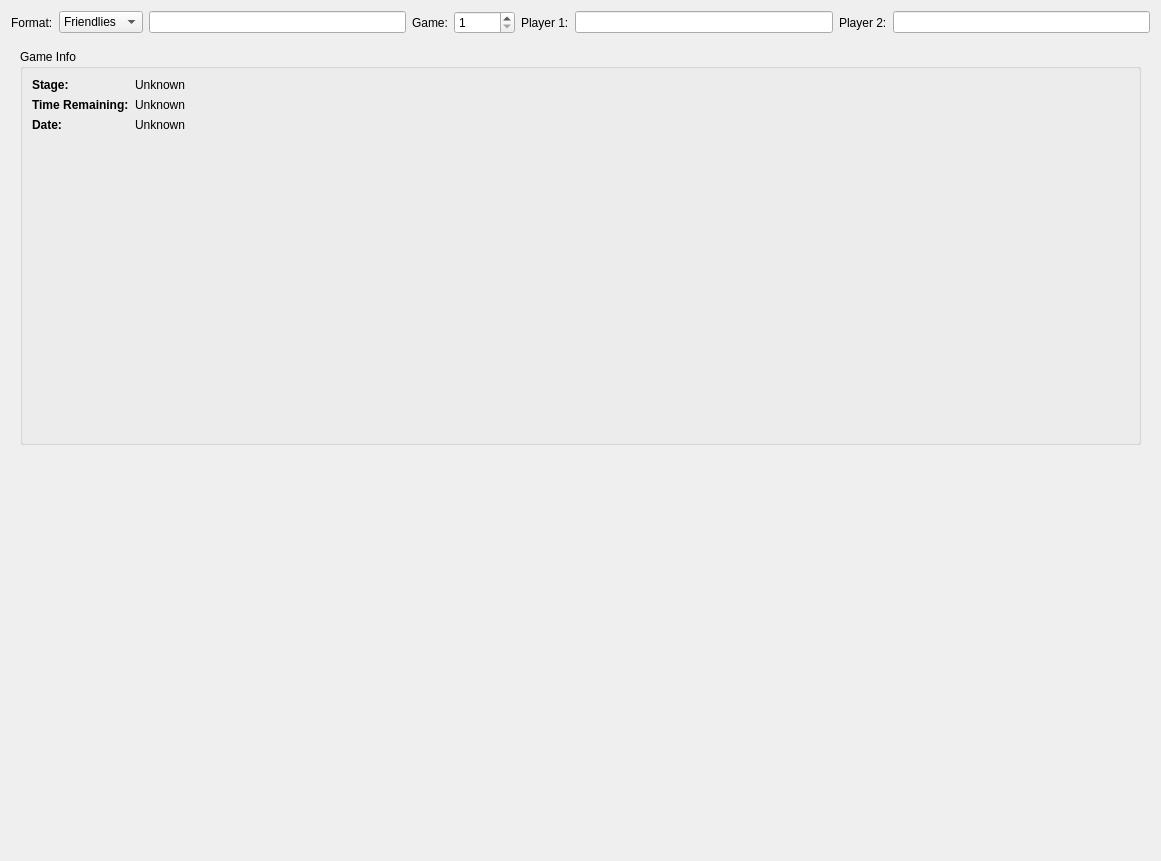
<?xml version="1.0" encoding="UTF-8"?>
<ui version="4.0">
 <class>ActiveGameSessionView</class>
 <widget class="QWidget" name="ActiveGameSessionView">
  <property name="geometry">
   <rect>
    <x>0</x>
    <y>0</y>
    <width>1161</width>
    <height>861</height>
   </rect>
  </property>
  <property name="windowTitle">
   <string>Form</string>
  </property>
  <layout class="QVBoxLayout" name="verticalLayout_2">
   <item>
    <layout class="QHBoxLayout" name="horizontalLayout">
     <item>
      <widget class="QLabel" name="label_6">
       <property name="text">
        <string>Format:</string>
       </property>
      </widget>
     </item>
     <item>
      <widget class="QComboBox" name="comboBox_format">
       <item>
        <property name="text">
         <string>Friendlies</string>
        </property>
       </item>
       <item>
        <property name="text">
         <string>Practice</string>
        </property>
       </item>
       <item>
        <property name="text">
         <string>Bo3</string>
        </property>
       </item>
       <item>
        <property name="text">
         <string>Bo5</string>
        </property>
       </item>
       <item>
        <property name="text">
         <string>Bo7</string>
        </property>
       </item>
       <item>
        <property name="text">
         <string>FT5</string>
        </property>
       </item>
       <item>
        <property name="text">
         <string>FT10</string>
        </property>
       </item>
       <item>
        <property name="text">
         <string>Other</string>
        </property>
       </item>
      </widget>
     </item>
     <item>
      <widget class="QLineEdit" name="lineEdit_formatOther">
       <property name="enabled">
        <bool>true</bool>
       </property>
      </widget>
     </item>
     <item>
      <widget class="QLabel" name="label_9">
       <property name="text">
        <string>Game:</string>
       </property>
      </widget>
     </item>
     <item>
      <widget class="QSpinBox" name="spinBox_gameNumber">
       <property name="minimum">
        <number>1</number>
       </property>
       <property name="maximum">
        <number>10000</number>
       </property>
      </widget>
     </item>
     <item>
      <widget class="QLabel" name="label_7">
       <property name="text">
        <string>Player 1:</string>
       </property>
      </widget>
     </item>
     <item>
      <widget class="QLineEdit" name="lineEdit_player1">
       <property name="text">
        <string/>
       </property>
      </widget>
     </item>
     <item>
      <widget class="QLabel" name="label_8">
       <property name="text">
        <string>Player 2:</string>
       </property>
      </widget>
     </item>
     <item>
      <widget class="QLineEdit" name="lineEdit_player2">
       <property name="text">
        <string/>
       </property>
      </widget>
     </item>
    </layout>
   </item>
   <item>
    <widget class="QStackedWidget" name="stackedWidget">
     <property name="currentIndex">
      <number>2</number>
     </property>
     <widget class="QWidget" name="page_disconnected">
      <layout class="QVBoxLayout" name="verticalLayout_4">
       <item>
        <widget class="QLabel" name="label_4">
         <property name="font">
          <font>
           <pointsize>14</pointsize>
          </font>
         </property>
         <property name="text">
          <string>&lt;html&gt;&lt;head/&gt;&lt;body&gt;&lt;p align=&quot;center&quot;&gt;&lt;span style=&quot; font-size:20pt; color:#787878;&quot;&gt;Disconnected&lt;/span&gt;&lt;/p&gt;&lt;/body&gt;&lt;/html&gt;</string>
         </property>
         <property name="textFormat">
          <enum>Qt::AutoText</enum>
         </property>
        </widget>
       </item>
      </layout>
     </widget>
     <widget class="QWidget" name="page_waiting">
      <layout class="QVBoxLayout" name="verticalLayout_5">
       <item>
        <widget class="QLabel" name="label_5">
         <property name="font">
          <font>
           <pointsize>14</pointsize>
          </font>
         </property>
         <property name="text">
          <string>&lt;html&gt;&lt;head/&gt;&lt;body&gt;&lt;p align=&quot;center&quot;&gt;&lt;span style=&quot; font-size:20pt; color:#787878;&quot;&gt;Waiting for next game...&lt;/span&gt;&lt;/p&gt;&lt;/body&gt;&lt;/html&gt;</string>
         </property>
         <property name="textFormat">
          <enum>Qt::AutoText</enum>
         </property>
        </widget>
       </item>
      </layout>
     </widget>
     <widget class="QWidget" name="page_active">
      <layout class="QGridLayout" name="gridLayout">
       <item row="0" column="0">
        <widget class="QGroupBox" name="groupBox">
         <property name="title">
          <string>Game Info</string>
         </property>
         <layout class="QVBoxLayout" name="verticalLayout">
          <item>
           <layout class="QFormLayout" name="formLayout">
            <item row="0" column="0">
             <widget class="QLabel" name="label">
              <property name="text">
               <string>&lt;html&gt;&lt;head/&gt;&lt;body&gt;&lt;p&gt;&lt;span style=&quot; font-weight:600;&quot;&gt;Stage:&lt;/span&gt;&lt;/p&gt;&lt;/body&gt;&lt;/html&gt;</string>
              </property>
             </widget>
            </item>
            <item row="0" column="1">
             <widget class="QLabel" name="label_stage">
              <property name="text">
               <string>Unknown</string>
              </property>
             </widget>
            </item>
            <item row="1" column="0">
             <widget class="QLabel" name="label_3">
              <property name="text">
               <string>&lt;html&gt;&lt;head/&gt;&lt;body&gt;&lt;p&gt;&lt;span style=&quot; font-weight:600;&quot;&gt;Time Remaining:&lt;/span&gt;&lt;/p&gt;&lt;/body&gt;&lt;/html&gt;</string>
              </property>
             </widget>
            </item>
            <item row="1" column="1">
             <widget class="QLabel" name="label_timeRemaining">
              <property name="text">
               <string>Unknown</string>
              </property>
             </widget>
            </item>
            <item row="2" column="0">
             <widget class="QLabel" name="label_2">
              <property name="text">
               <string>&lt;html&gt;&lt;head/&gt;&lt;body&gt;&lt;p&gt;&lt;span style=&quot; font-weight:600;&quot;&gt;Date:&lt;/span&gt;&lt;/p&gt;&lt;/body&gt;&lt;/html&gt;</string>
              </property>
             </widget>
            </item>
            <item row="2" column="1">
             <widget class="QLabel" name="label_date">
              <property name="text">
               <string>Unknown</string>
              </property>
             </widget>
            </item>
           </layout>
          </item>
         </layout>
        </widget>
       </item>
       <item row="1" column="0">
        <layout class="QVBoxLayout" name="layout_playerInfo"/>
       </item>
       <item row="0" column="1" rowspan="2">
        <layout class="QHBoxLayout" name="layout_recordingView"/>
       </item>
      </layout>
     </widget>
    </widget>
   </item>
  </layout>
 </widget>
 <resources/>
 <connections/>
</ui>
